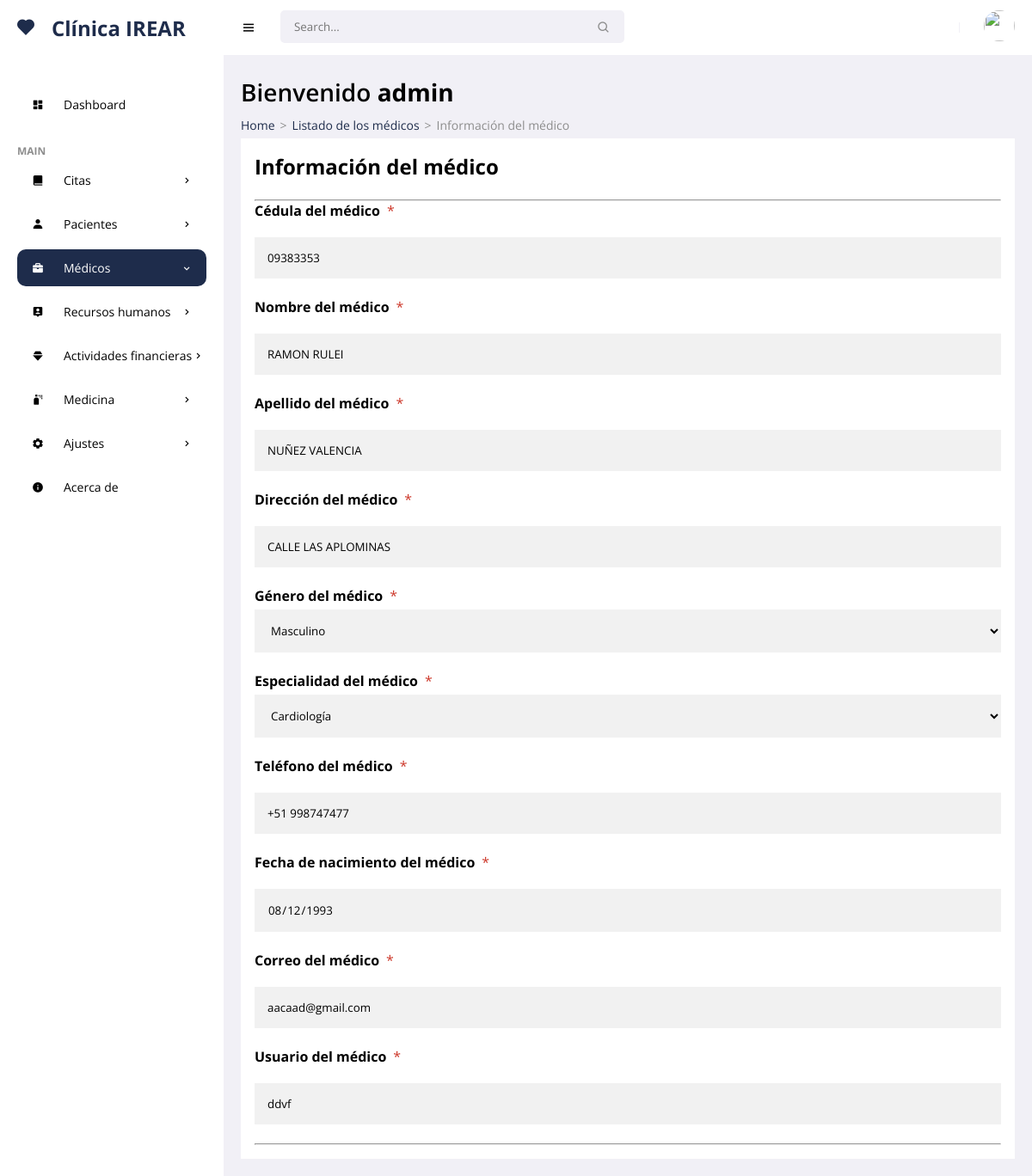
/frontend/medicos/info.php?id=10 (signed in), run on an earlier commit of the app's database.
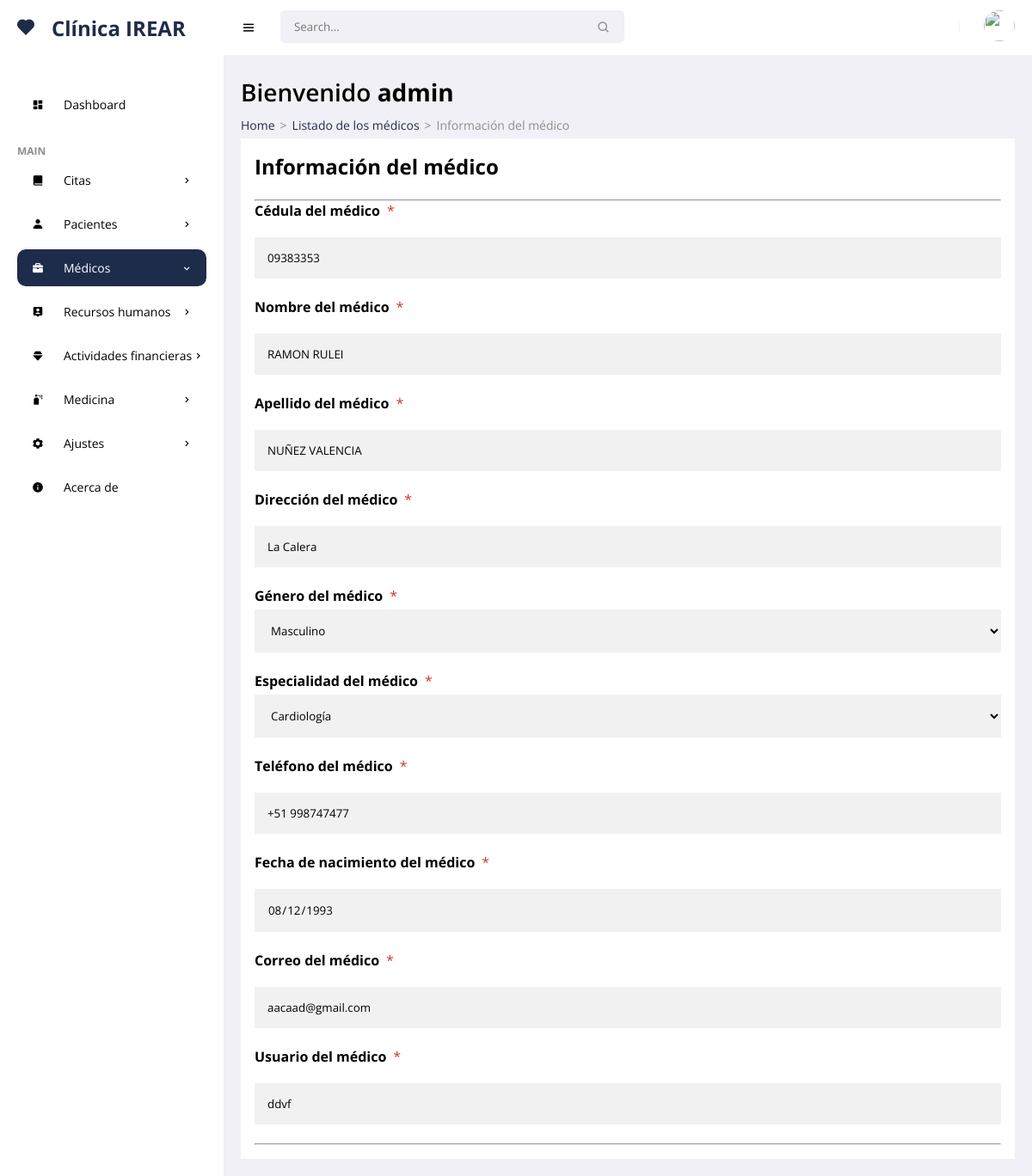
And on a later commit of the database.
### tables this page shows
CREATE TABLE `doctor` (
  `idodc` int(11) NOT NULL,
  `ceddoc` varchar(15) NOT NULL,
  `nodoc` varchar(35) NOT NULL,
  `apdoc` varchar(35) NOT NULL,
  `nomesp` varchar(100) NOT NULL,
  `direcd` varchar(150) NOT NULL,
  `sexd` varchar(15) NOT NULL,
  `phd` char(13) NOT NULL,
  `nacd` date NOT NULL,
  `corr` varchar(30) NOT NULL,
  `username` varchar(25) NOT NULL,
  `password` varchar(255) NOT NULL,
  `rol` char(1) NOT NULL,
  `state` char(1) NOT NULL,
  `fere` timestamp NOT NULL DEFAULT current_timestamp() ON UPDATE current_timestamp()
);

### frontend/medicos/info.php (the view, shortened to what this page needs)
<!DOCTYPE html>
<html lang="es">
<head>
    <link href='https://unpkg.com/boxicons@2.0.9/css/boxicons.min.css' rel='stylesheet'>
    <link rel="stylesheet" href="../../backend/css/admin.css">
    <link rel="stylesheet" href="https://cdnjs.cloudflare.com/ajax/libs/limonte-sweetalert2/6.6.9/sweetalert2.min.css">
</head>
<body>
    <section id="sidebar">
        <a href="../admin/escritorio.php" class="brand"><i class='bx bxs-heart icon'></i> Clínica IREAR</a>
        <ul class="side-menu">
            <li><a href="../admin/escritorio.php" ><i class='bx bxs-dashboard icon' ></i> Dashboard</a></li>
            <li class="divider" data-text="main">Main</li>
            <li>
                <a href="#"><i class='bx bxs-book-alt icon' ></i> Citas <i class='bx bx-chevron-right icon-right' ></i></a>
            </li>
            <li>
                <a href="#"><i class='bx bxs-user icon' ></i> Pacientes <i class='bx bx-chevron-right icon-right' ></i></a>
            </li>
            <li>
                <a href="#" class="active"><i class='bx bxs-briefcase icon' ></i> Médicos <i class='bx bx-chevron-right icon-right' ></i></a>
            </li>
            <li>
                <a href="#"><i class='bx bxs-user-pin icon' ></i> Recursos humanos<i class='bx bx-chevron-right icon-right' ></i></a>
            </li>
            <li>
                <a href="#"><i class='bx bxs-diamond icon' ></i> Actividades financieras<i class='bx bx-chevron-right icon-right' ></i></a>
            </li>
            <li>
                <a href="#"><i class='bx bxs-spray-can icon' ></i> Medicina<i class='bx bx-chevron-right icon-right' ></i></a>
            </li>
            <li>
                <a href="#"><i class='bx bxs-cog icon' ></i> Ajustes<i class='bx bx-chevron-right icon-right' ></i></a>
            </li>
      <li><a href="../acerca/mostrar.php"><i class='bx bxs-info-circle icon' ></i> Acerca de</a></li>
        </ul>
    </section>
    <section id="content">
        <nav>
            <i class='bx bx-menu toggle-sidebar' ></i>
            <form action="#">
                <div class="form-group">
                    <input type="text" placeholder="Search...">
                    <i class='bx bx-search icon' ></i>
                </div>
            </form>
            <div class="profile">
                <img src="https://images.unsplash.com/photo-1517841905240-472988babdf9?ixid=MnwxMjA3fDB8MHxzZWFyY2h8NHx8cGVvcGxlfGVufDB8fDB8fA%3D%3D&ixlib=rb-1.2.1&auto=format&fit=crop&w=500&q=60" alt="">
            </div>
        </nav>
        <main>
            <h1 class="title">Bienvenido <?php echo '<strong>'.$_SESSION['username'].'</strong>'; ?></h1>
            <ul class="breadcrumbs">
                <li><a href="../admin/escritorio.php">Home</a></li>
                <li class="divider">></li>
                <li><a href="../medicos/mostrar.php">Listado de los médicos</a></li>
                <li class="divider">></li>
                <li><a href="#" class="active">Información del médico</a></li>
            </ul>
<?php
require '../../backend/bd/Conexion.php';
 $id = $_GET['id'];
 $sentencia = $connect->prepare("SELECT * FROM doctor  WHERE idodc= '$id';");
 $sentencia->execute();
$data =  array();
if($sentencia){
  while($r = $sentencia->fetchObject()){
    $data[] = $r;
  }
}
   ?>
   <?php if(count($data)>0):?>
        <?php foreach($data as $d):?>
<form action="" enctype="multipart/form-data" method="POST"  autocomplete="off" onsubmit="return validacion()">
  <div class="containerss">
    <h1>Información del médico</h1>
   <br>
    <hr>
    <label for="email"><b>Cédula del médico</b></label><span class="badge-warning">*</span>
    <input type="text" placeholder="ejm: 09741478" value="<?php echo $d->ceddoc; ?>" readonly name="cem" maxlength="8" required>
    <label for="psw"><b>Nombre del médico</b></label><span class="badge-warning">*</span>
    <input type="text"  placeholder="ejm: Juan Raul" value="<?php echo $d->nodoc; ?>"  name="named" readonly required>
    <label for="psw"><b>Apellido del médico</b></label><span class="badge-warning">*</span>
    <input type="text" placeholder="ejm: Ramirez Requena" value="<?php echo $d->apdoc; ?>" name="apeme" readonly required>
    <label for="psw"><b>Dirección del médico</b></label><span class="badge-warning">*</span>
    <input type="text" placeholder="ejm: calle los medanos" value="<?php echo $d->direcd; ?>" name="dime" readonly required>
    <label for="psw"><b>Género del médico</b></label><span class="badge-warning">*</span>
    <select required name="geme" readonly id="gep">
        <option value="<?php echo $d->sexd; ?>"><?php echo $d->sexd; ?></option>
    </select>
    <label for="psw"><b>Especialidad del médico</b></label><span class="badge-warning">*</span>
    <select required name="espm" readonly id="espm">
        <option value="<?php echo $d->nomesp; ?>"><?php echo $d->nomesp; ?></option>
    </select>
    <label for="psw"><b>Teléfono del médico</b></label><span class="badge-warning">*</span>
    <input type="text" value="<?php echo $d->phd; ?>"  maxlength="13" readonly placeholder="ejm: +51 999 888 111" name="telme" required>
    <label for="psw"><b>Fecha de nacimiento del médico</b></label><span class="badge-warning">*</span>
    <input type="date" value="<?php echo $d->nacd; ?>" name="cumme" readonly required>
    <label for="psw"><b>Correo  del médico</b></label><span class="badge-warning">*</span>
    <input type="text" value="<?php echo $d->corr; ?>" name="corr" readonly required>
     <label for="psw"><b>Usuario  del médico</b></label><span class="badge-warning">*</span>
    <input type="text" value="<?php echo $d->username; ?>" name="username" readonly required>
    <hr>
  </div>
</form>
<?php endforeach; ?>
    <?php else:?>
      <p class="alert alert-warning">No hay datos</p>
    <?php endif; ?>
        </main>
    </section>
</body>
</html>

### backend/css/admin.css (style rules this page uses)
* { font-family: 'Open Sans', sans-serif; margin: 0; padding: 0; box-sizing: border-box; }
:root { --grey: #F1F0F6; --dark-grey: #8D8D8D; --light: #fff; --dark: #000; --green: #81D43A; --light-green: #E3FFCB; --blue: #1e2c4b; --light-blue: #D0E4FF; --dark-blue: #0C5FCD; --red: #FC3B56; }
html { overflow-x: hidden; }
body { background: var(--grey); overflow-x: hidden; }
a { text-decoration: none; }
li { list-style: none; }
#sidebar { position: fixed; max-width: 260px; width: 100%; background: var(--light); top: 0; left: 0; height: 100%; overflow-y: auto; scrollbar-width: none; transition: all .3s ease; z-index: 200; }
#sidebar .brand { font-size: 24px; display: flex; align-items: center; height: 64px; font-weight: 700; color: var(--blue); position: sticky; top: 0; left: 0; z-index: 100; background: var(--light); transition: all .3s ease; padding: 0 6px; }
#sidebar .icon { min-width: 48px; display: flex; justify-content: center; align-items: center; margin-right: 6px; }
#sidebar .icon-right { margin-left: auto; transition: all .3s ease; }
#sidebar .side-menu { margin: 36px 0; padding: 0 20px; transition: all .3s ease; }
#sidebar .side-menu a { display: flex; align-items: center; font-size: 14px; color: var(--dark); padding: 12px 16px 12px 0; transition: all .3s ease; border-radius: 10px; margin: 4px 0; white-space: nowrap; }
#sidebar .side-menu > li > a.active .icon-right { transform: rotateZ(90deg); }
#sidebar .side-menu > li > a.active, #sidebar .side-menu > li > a.active:hover { background: var(--blue); color: var(--light); }
#sidebar .divider { margin-top: 24px; font-size: 12px; text-transform: uppercase; font-weight: 700; color: var(--dark-grey); transition: all .3s ease; white-space: nowrap; }
#content { position: relative; width: calc(100% - 260px); left: 260px; transition: all .3s ease; }
nav { background: var(--light); height: 64px; padding: 0 20px; display: flex; align-items: center; grid-gap: 28px; position: sticky; top: 0; left: 0; z-index: 100; }
nav .toggle-sidebar { font-size: 18px; cursor: pointer; }
nav form { max-width: 400px; width: 100%; margin-right: auto; }
nav .form-group { position: relative; }
nav .form-group input { width: 100%; background: var(--grey); border-radius: 5px; border: none; outline: none; padding: 10px 36px 10px 16px; transition: all .3s ease; }
nav .form-group .icon { position: absolute; top: 50%; transform: translateY(-50%); right: 16px; color: var(--dark-grey); }
nav .profile { position: relative; }
nav .profile img { width: 36px; height: 36px; border-radius: 50%; object-fit: cover; cursor: pointer; }
main { width: 100%; padding: 24px 20px 20px 20px; }
main .title { font-size: 28px; font-weight: 600; margin-bottom: 10px; }
main .breadcrumbs { display: flex; grid-gap: 6px; }
main .breadcrumbs li, main .breadcrumbs li a { font-size: 14px; }
main .breadcrumbs li a { color: var(--blue); }
main .breadcrumbs li a.active, main .breadcrumbs li.divider { color: var(--dark-grey); pointer-events: none; }
main form { margin-top: 6px; }
.badge-warning { color: #cc3527; padding: 4px 8px; text-align: center; border-radius: 5px; }
.containerss { padding: 16px; background-color: white; }
select { width: 100%; padding: 15px; margin: 5px 0 22px 0; display: inline-block; border: none; background: #f1f1f1; }
input[type=text], input[type=password], input[type=date],input[type=datetime-local], input[type=file],textarea { width: 100%; padding: 15px; margin: 20px 0 22px 0; display: inline-block; border: none; background: #f1f1f1; }

What changed in the data, as far as the page shows it:
changed doctor "RAMON RULEI": dime "CALLE LAS APLOMINAS" → "La Calera"
